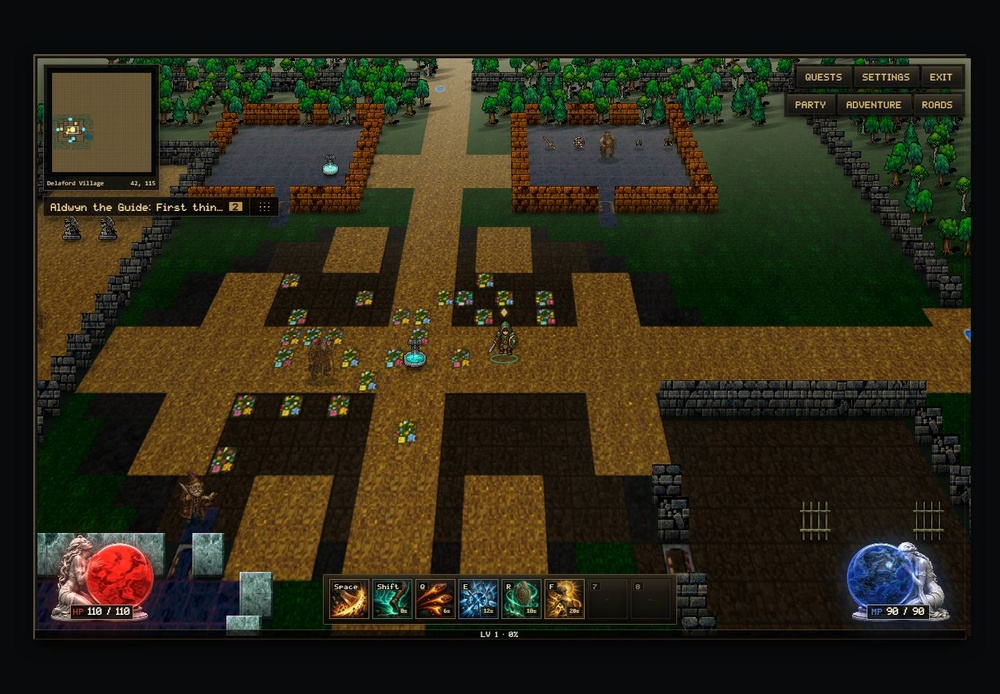
#> input picture orchestration/tasks/TASK-0027-browser-25d-phase4/captures/probe-day-unpatched.jpg, 1000 x 694 px, shrunk from 1440 x 1000 before the run
$ python measure-luminance.py probe-day-unpatched.jpg probe-night-coherent-clock.jpg
#> lines starting #> are read from the running program, lines starting #| are printed output that depends on the picture
# TASK-0024 review-revision evidence: average luminance of two capture JPEGs.
# Usage: python measure-luminance.py <before.jpg> <after.jpg>
import sys
from PIL import Image

def average_luminance(path):
#> called with path = 'probe-day-unpatched.jpg'
    image = Image.open(path).convert("L")
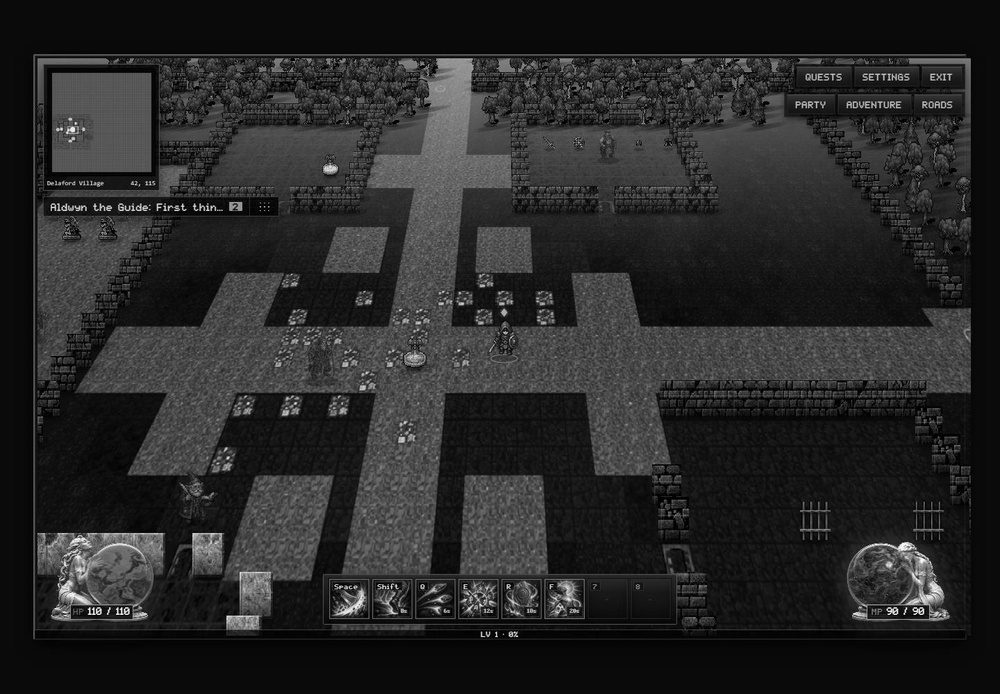
#> image: PIL image 1000x694 L; min 0, max 254, mean 40.1
    pixels = list(image.getdata())
#> pixels = 694000 items
    return sum(pixels) / len(pixels)

before = average_luminance(sys.argv[1])
#> before = 40.11
after = average_luminance(sys.argv[2])
#> call 2 of average_luminance, with path = 'probe-night-coherent-clock.jpg'
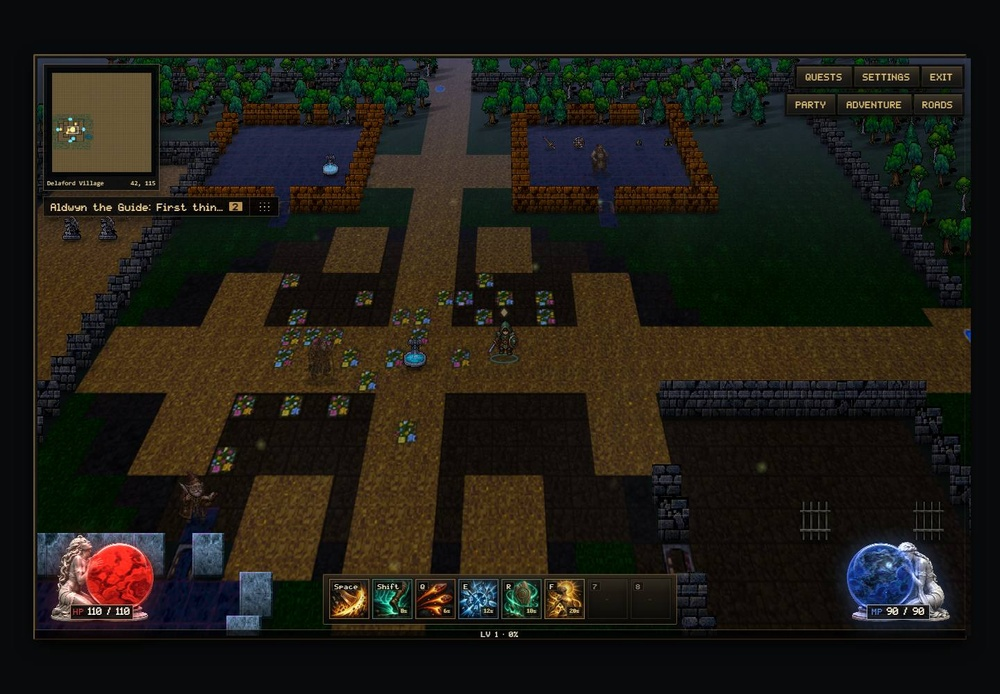
#> input picture orchestration/tasks/TASK-0027-browser-25d-phase4/captures/probe-night-coherent-clock.jpg, 1000 x 694 px, shrunk from 1440 x 1000 before the run
#> in average_luminance (call 2), `image = Image.open(path).convert("L")`:
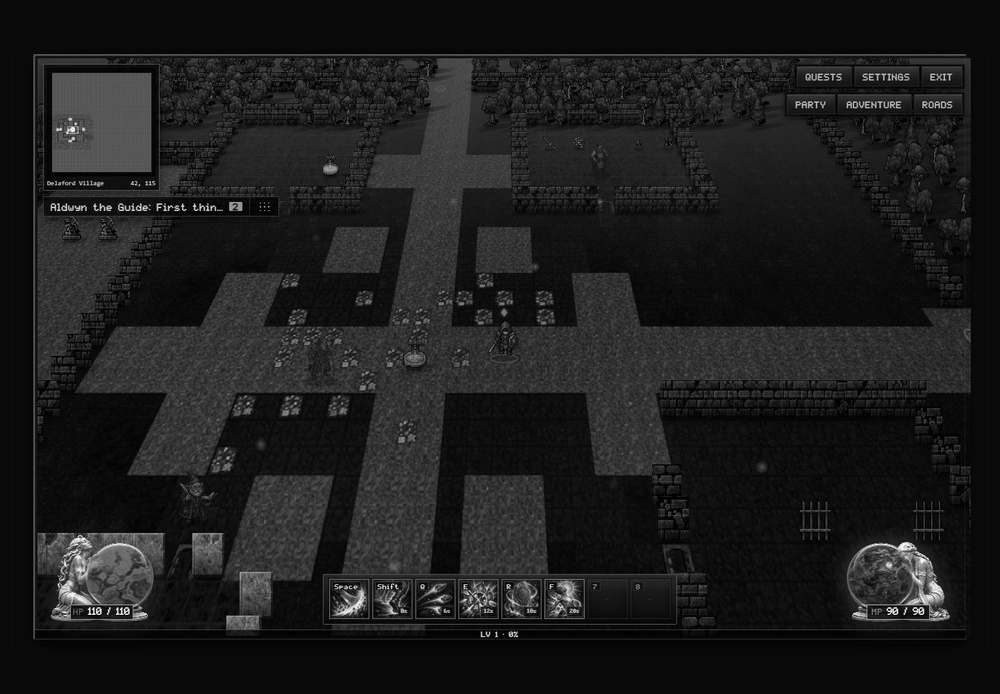
#> image: PIL image 1000x694 L; min 0, max 255, mean 28.9
#> after = 28.89
print(f"before: {before:.2f}  after: {after:.2f}  delta: {after - before:+.2f}")
#| before: 40.11  after: 28.89  delta: -11.22
#> (the run stopped early here; a loop or call above may not have finished)
